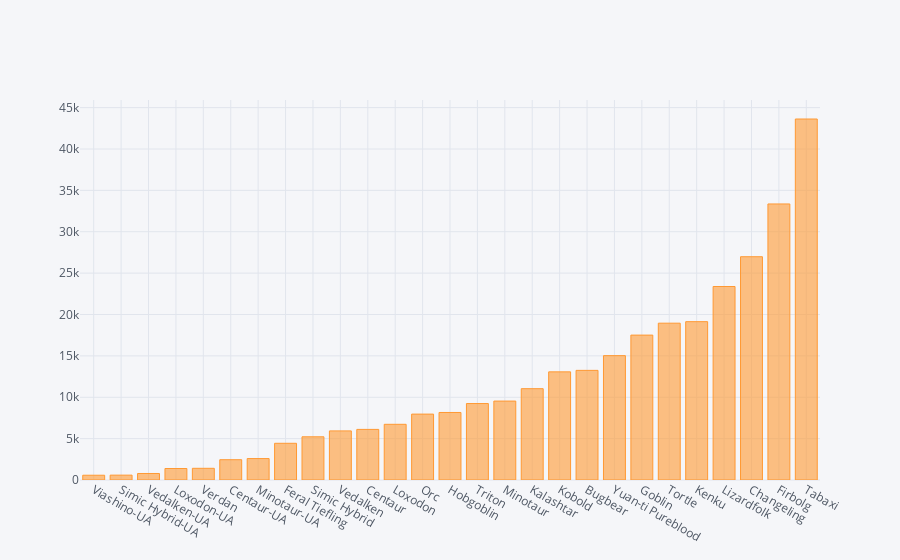

The code cell stored with this chart in its notebook:
### Code cell
grouped_premium_race.iplot(kind='bar', x='Race')

### Figure 1 — Plotly figure (JSON) as saved in the notebook; plotly's stock layout.template omitted (floating-point values rounded to 4 significant figures)
{"data": [{"marker": {"color": "rgba(255, 153, 51, 0.6)", "line": {"color": "rgba(255, 153, 51, 1.0)", "width": 1}}, "name": "Total", "orientation": "v", "text": "", "type": "bar", "uid": "dee5cbd7-f3dd-404b-bc26-c073733b4aa8", "x": ["Viashino-UA", "Simic Hybrid-UA", "Vedalken-UA", "Loxodon-UA", "Verdan", "Centaur-UA", "Minotaur-UA", "Feral Tiefling", "Simic Hybrid", "Vedalken", "Centaur", "Loxodon", "Orc", "Hobgoblin", "Triton", "Minotaur", "Kalashtar", "Kobold", "Bugbear", "Yuan-ti Pureblood", "Goblin", "Tortle", "Kenku", "Lizardfolk", "Changeling", "Firbolg", "Tabaxi"], "y": [577, 588, 787, 1390, 1414, 2452, 2590, 4436, 5221, 5934, 6115, 6730, 7964, 8161, 9240, 9538, 11036, 13068, 13250, 15030, 17511, 18951, 19135, 23384, 26981, 33358, 43625]}], "layout": {"legend": {"bgcolor": "#F5F6F9", "font": {"color": "#4D5663"}}, "paper_bgcolor": "#F5F6F9", "plot_bgcolor": "#F5F6F9", "title": {"font": {"color": "#4D5663"}}, "xaxis": {"gridcolor": "#E1E5ED", "showgrid": true, "tickfont": {"color": "#4D5663"}, "title": {"font": {"color": "#4D5663"}, "text": ""}, "zerolinecolor": "#E1E5ED"}, "yaxis": {"gridcolor": "#E1E5ED", "showgrid": true, "tickfont": {"color": "#4D5663"}, "title": {"font": {"color": "#4D5663"}, "text": ""}, "zerolinecolor": "#E1E5ED"}}}
